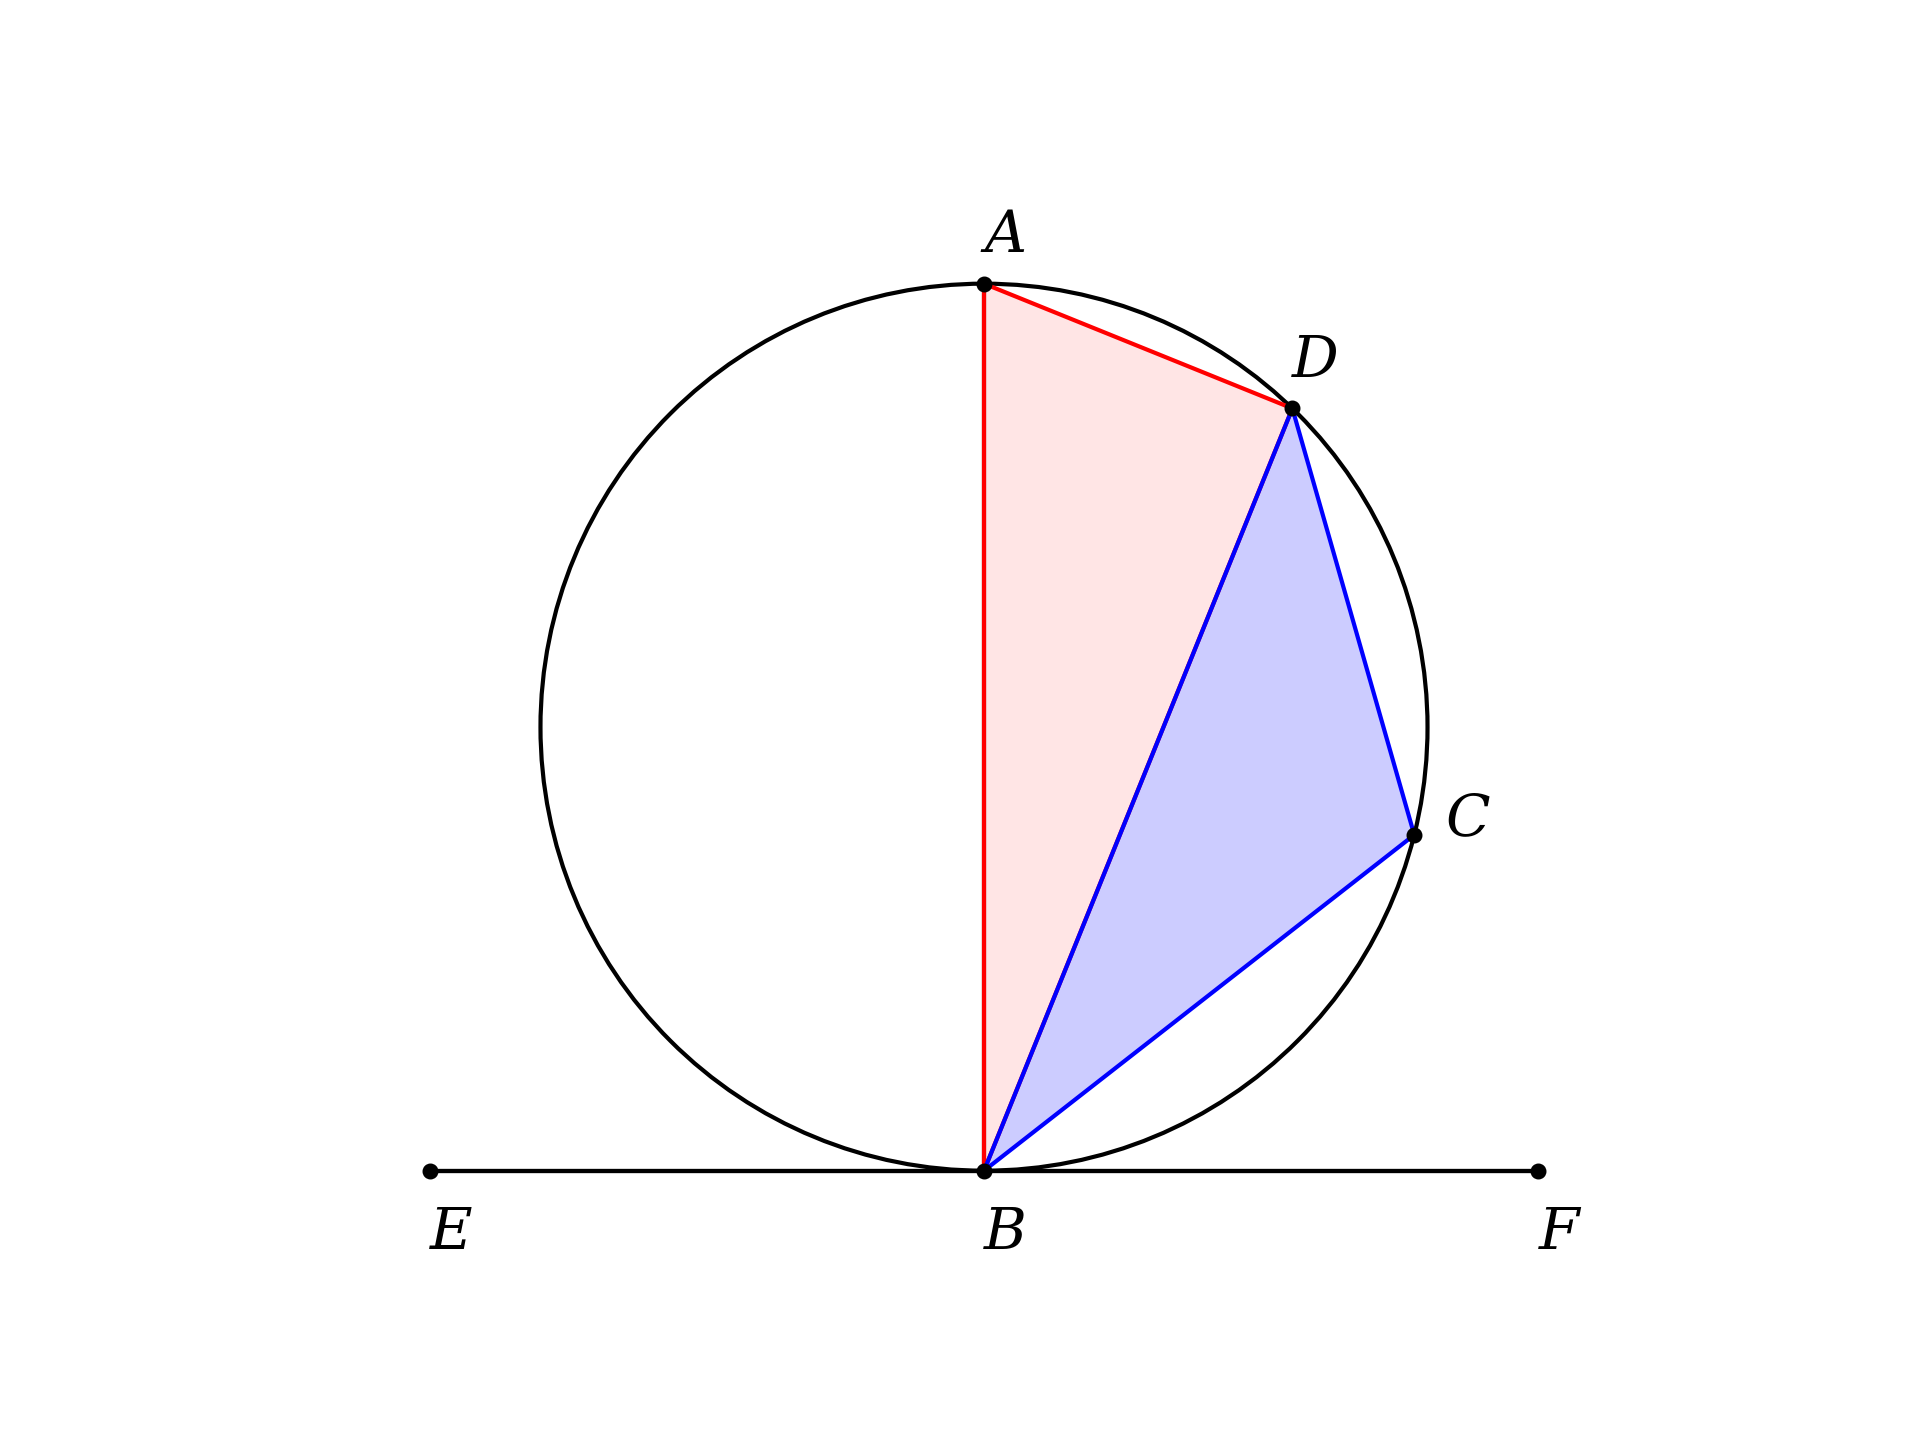

Recreate this plot in Python.
import sys,math
import matplotlib.pyplot as plt
import numpy as np

import geometry as geo

fig, ax = geo.init()
ax.set(xlim=(-10,110), ylim=(0,100))

y = 10
r = 40
Q = geo.Point(50,y+r)
circle = plt.Circle(
    (Q.x,Q.y),r,fc='none',ec='k')
ax.add_patch(circle)

E = geo.Point(0,y)
F = geo.Point(100,y)
geo.draw_line_segment(ax,[E,F])

B = geo.Point(50,y)
A = geo.Point(50,y+r*2)

# should be CCW_point_first?
D = geo.get_point_on_circle_at_distance_for_point(
    [Q,r],30,A)[0]

C = geo.get_point_on_circle_at_distance_for_point(
    [Q,r],40,D)[0]

geo.draw_line_segments(ax,[[A,B],[E,F]])

geo.fill_polygon(ax,[A,B,D])
geo.outline_polygon(ax,[A,B,D],ec='r')
geo.fill_polygon(ax,[D,B,C],fc='b',alpha=0.2)
geo.outline_polygon(ax,[C,B,D],ec='b')


geo.scatter_points(ax,[A,B,C,D,E,F])

points = [
          ['A',A,'N',2],
          ['B',B,'S',5],
          ['C',C,'E',2],
          ['D',D,'N',2],
          ['E',E,'S',5],
          ['F',F,'S',5],
         ]

geo.label_points(points)

#----------

plt.gca().set_axis_off()
ofn = '/Users/telliott/Desktop/EIII_32.png'
plt.savefig(ofn, dpi=300)